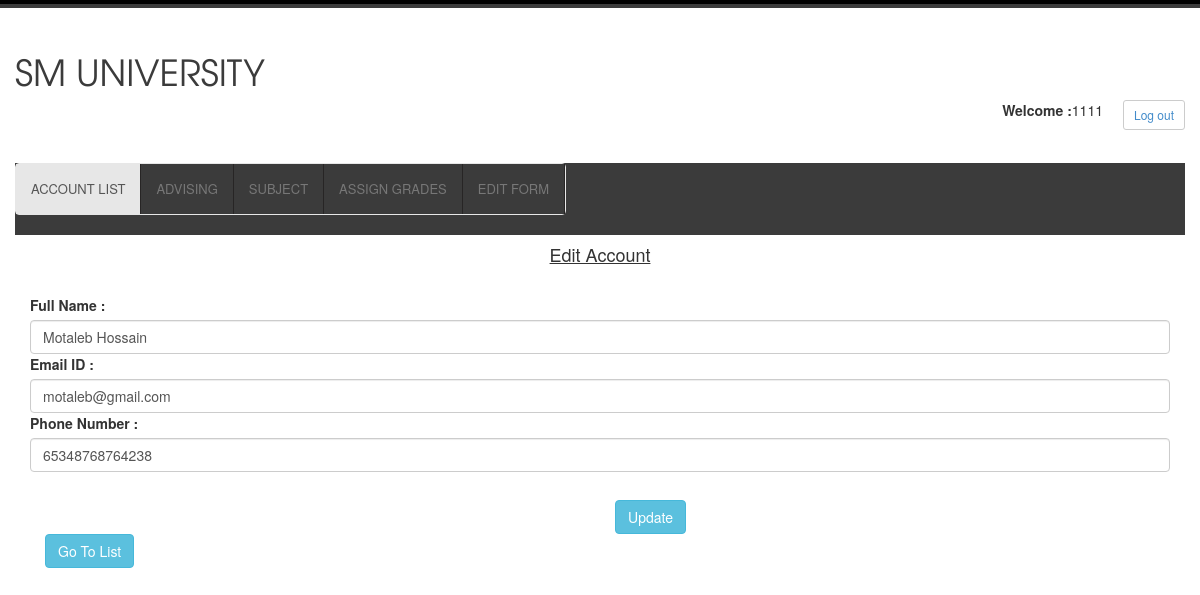
/includes/account-edit.php?id=10 (signed in), run on the app's committed database.
### tables this page shows
CREATE TABLE `a` (
  `id` int(11) NOT NULL,
  `name` varchar(100) NOT NULL,
  `email` varchar(100) NOT NULL,
  `phno` varchar(15) NOT NULL,
  `password` varchar(20) NOT NULL
);

### includes/account-edit.php (the view, shortened to what this page needs)
<?php
include_once 'admin-header.php';
$conn = mysqli_connect('localhost','root','','std_mng');
if(isset($_REQUEST['id'])){
$id = $_REQUEST['id'];
         $query = "SELECT * FROM a WHERE id = $id";
         $result = mysqli_query($conn,$query);
         $student = mysqli_fetch_assoc($result);
         $name = $student['name'];
         $email = $student['email'];
         $phno = $student['phno'];
         }
         else
             {
         $name = "";
         $email = "";
         $phno = "";
         $id = "";
             }
?>
<link href="bootstrap.min.css" rel="stylesheet">
   <body">
                <h4 style="text-align: center; padding-bottom: 20px; text-decoration: underline; ">
                            Edit Account </h4>
            <div class="container">
    <form method="post">
                <div class="row">
                    <div class='col-lg-12'>
                        <label> Full Name : </label> <input type="text" value="<?php echo $name;?>" class="form-control" id="name" name="name">
                    </div>
                    <div class='col-lg-12'>
                        <label> Email ID :</label> <input type="email" value="<?php echo $email;?>" class="form-control" id="emailid" name="email">
                    </div>
                    <div class='col-lg-12'>
                        <label> Phone Number :</label> <input type="text" value="<?php echo $phno;?>" class="form-control" id="phno" name="phno">
                    </div>
                    <div class='col-lg-6'></div>
                    <div class='col-lg-6'>
                        <input type="submit" id="update" name="update" class="btn btn-info center" value="Update" onclick="validation()">
                    </div>
                </div>
    </form>
     <div class='col-lg-12'>
                        <a type="button" class="btn btn-info" href = "account-list.php">Go To List</a>
                    </div>
            </div>
   </body>

### css/style.css (style rules this page uses)
body { font-family: 'open_sansregular'; background:#ffffff; font-size: 100%; }
.form-control { box-shadow: none; border: 1px solid #ECECEC; -webkit-transition: all 0.3s ease-in-out; -moz-transition: all 0.3s ease-in-out; -o-transition: all 0.3s ease-in-out; transition: all 0.3s ease-in-out; }

### includes/account-edit.php (style rules this page uses)
#update { margin-top: 5%; }

### data on the page
a: name "Motaleb Hossain", email "motaleb@gmail.com", phno "65348768764238"

### other printed values
$_SESSION['admin'] "1111"
